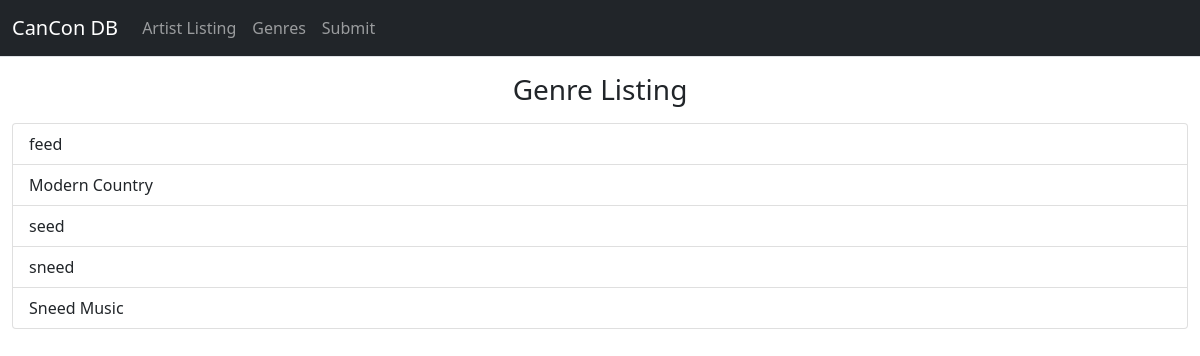
The page /genres/ on the database as committed earlier.
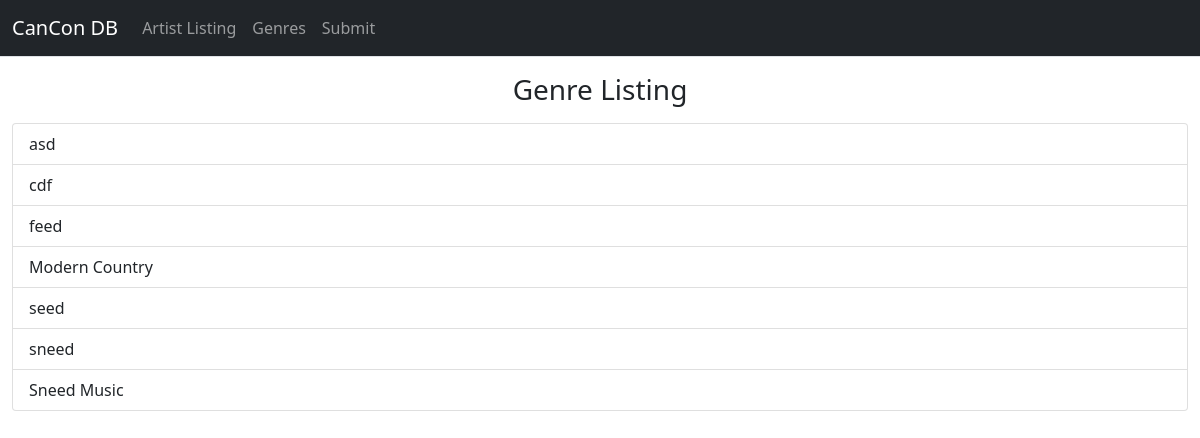
The same page on the database as committed later.
### listing/views.py (the view)
# urls.py: path('genres/', views.genres),
def genres(request):
    tags = sorted(list(str(x) for x in Tag.objects.all().values_list("name", flat=True)), key=str.casefold)
    slugs = sorted(Tag.objects.all().values_list("slug", flat=True), key=str.casefold)
    genre_data = zip(tags, slugs)
    return render(request, 'genres.html', {'genre_data': genre_data})

### listing/templates/genres.html
{% extends "genericSite.html" %}
{%block body %}
    <h3 class="text-center mt-3"> Genre Listing </h3>
    <div class="list-group mt-3">
        {% for tag, slug in genre_data %}
            <a class="list-group-item list-group-item-action" href="/genres/{{ slug }}">{{ tag }}</a>
        {% endfor %}
    </div>
{% endblock body %}

Rows that differ between the two databases and show on the page:
added Tag: tag "asd"
added Tag: tag "cdf"
